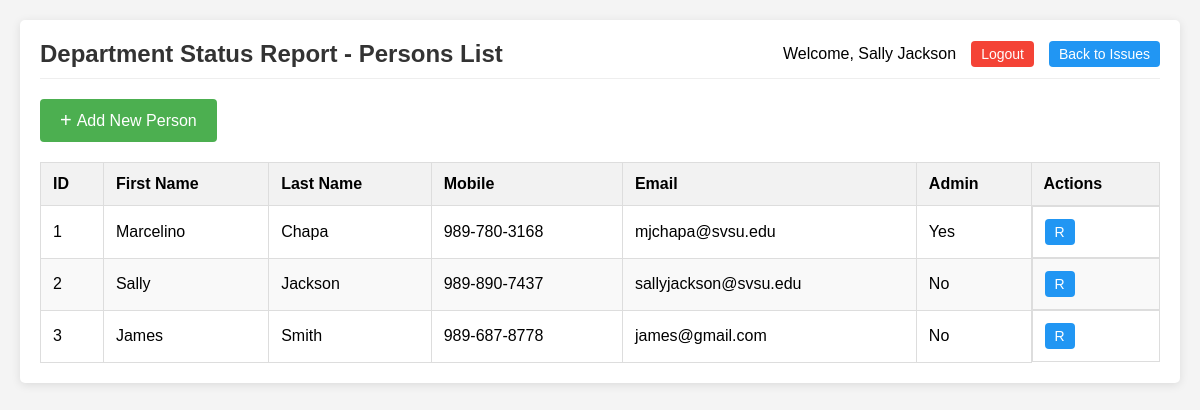
/persons_list.php (signed in), run on the app's committed database.
### tables this page shows
CREATE TABLE `iss_per` (
  `id` int(11) NOT NULL,
  `fname` varchar(255) NOT NULL,
  `lname` varchar(255) NOT NULL,
  `mobile` varchar(255) NOT NULL,
  `email` varchar(255) NOT NULL,
  `pwd_hash` varchar(255) NOT NULL,
  `pwd_salt` varchar(255) NOT NULL,
  `admin` varchar(255) NOT NULL
);

### persons_list.php (the view, shortened to what this page needs)
<?php
$pdo = Database::connect();
try {
    $stmt = $pdo->prepare("
        SELECT id, fname, lname, mobile, email, admin
        FROM iss_per
        ORDER BY lname, fname
    ");
    $stmt->execute();
    $persons = $stmt->fetchAll(PDO::FETCH_ASSOC);
} catch (PDOException $e) {
    $error = "Database error: " . $e->getMessage();
}
$userName = isset($_SESSION['user_name']) ? $_SESSION['user_name'] : 'User';
?>
<!DOCTYPE html>
<html lang="en">
<head>
</head>
<body>
    <div class="container">
        <div class="header">
            <h2>Department Status Report - Persons List</h2>
            <div class="user-info">
                Welcome, <?php echo htmlspecialchars($userName); ?>
                <a href="logout.php" class="logout-btn">Logout</a>
                <a href="issues_list.php" class="issues-btn">Back to Issues</a>
            </div>
        </div>
        <button id="openAddModal" class="add-btn">
            <span class="add-icon">+</span> Add New Person
        </button>
        <?php if (empty($persons)): ?>
            <div class="no-persons">No persons found in the system.</div>
        <?php else: ?>
            <table>
                <thead>
                    <tr>
                        <th>ID</th>
                        <th>First Name</th>
                        <th>Last Name</th>
                        <th>Mobile</th>
                        <th>Email</th>
                        <th>Admin</th>
                        <th>Actions</th>
                    </tr>
                </thead>
                <tbody>
                    <?php foreach ($persons as $person): ?>
                        <tr>
                            <td><?php echo htmlspecialchars($person['id']); ?></td>
                            <td><?php echo htmlspecialchars($person['fname']); ?></td>
                            <td><?php echo htmlspecialchars($person['lname']); ?></td>
                            <td><?php echo htmlspecialchars($person['mobile']); ?></td>
                            <td><?php echo htmlspecialchars($person['email']); ?></td>
                            <td><?php echo $person['admin'] ? 'Yes' : 'No'; ?></td>
                            <td class="actions">
                                <button class="action-btn read-btn"
                                    data-id="<?php echo $person['id']; ?>"
                                    data-fname="<?php echo htmlspecialchars($person['fname']); ?>"
                                    data-lname="<?php echo htmlspecialchars($person['lname']); ?>"
                                    data-mobile="<?php echo htmlspecialchars($person['mobile']); ?>"
                                    data-email="<?php echo htmlspecialchars($person['email']); ?>"
                                    data-admin="<?php echo $person['admin']; ?>">R</button>
                            </td>
                        </tr>
                    <?php endforeach; ?>
                </tbody>
            </table>
        <?php endif; ?>
    </div>
</body>
</html>

### persons_list.php (style rules this page uses)
body { font-family: Arial, sans-serif; background-color: #f4f4f4; margin: 0; padding: 20px; }
.container { max-width: 1200px; margin: 0 auto; background-color: white; border-radius: 5px; box-shadow: 0 2px 10px rgba(0, 0, 0, 0.1); padding: 20px; }
.header { display: flex; justify-content: space-between; align-items: center; margin-bottom: 20px; padding-bottom: 10px; border-bottom: 1px solid #eee; }
.header h2 { margin: 0; color: #333; }
.user-info { display: flex; align-items: center; }
.logout-btn, .issues-btn { margin-left: 15px; padding: 5px 10px; background-color: #f44336; color: white; border: none; border-radius: 4px; cursor: pointer; text-decoration: none; font-size: 14px; }
.issues-btn { background-color: #2196F3; }
.add-btn { padding: 10px 20px; background-color: #4CAF50; color: white; border: none; border-radius: 4px; cursor: pointer; font-size: 16px; display: flex; align-items: center; }
.add-icon { font-size: 20px; margin-right: 5px; }
table { width: 100%; border-collapse: collapse; margin-top: 20px; }
th, td { border: 1px solid #ddd; padding: 12px; text-align: left; }
th { background-color: #f2f2f2; font-weight: bold; }
tr:nth-child(even) { background-color: #f9f9f9; }
.actions { display: flex; gap: 10px; }
.action-btn { padding: 5px 10px; border: none; border-radius: 4px; cursor: pointer; color: white; text-decoration: none; font-size: 14px; }
.read-btn { background-color: #2196F3; }

### data on the page
iss_per: id "1", fname "Marcelino", lname "Chapa", mobile "989-780-3168", email "mjchapa@svsu.edu", admin "Yes"
iss_per: id "2", fname "Sally", lname "Jackson", mobile "989-890-7437", email "sallyjackson@svsu.edu", admin "No"
iss_per: id "3", fname "James", lname "Smith", mobile "989-687-8778", email "james@gmail.com", admin "No"

### other printed values
$userName "Sally Jackson"
